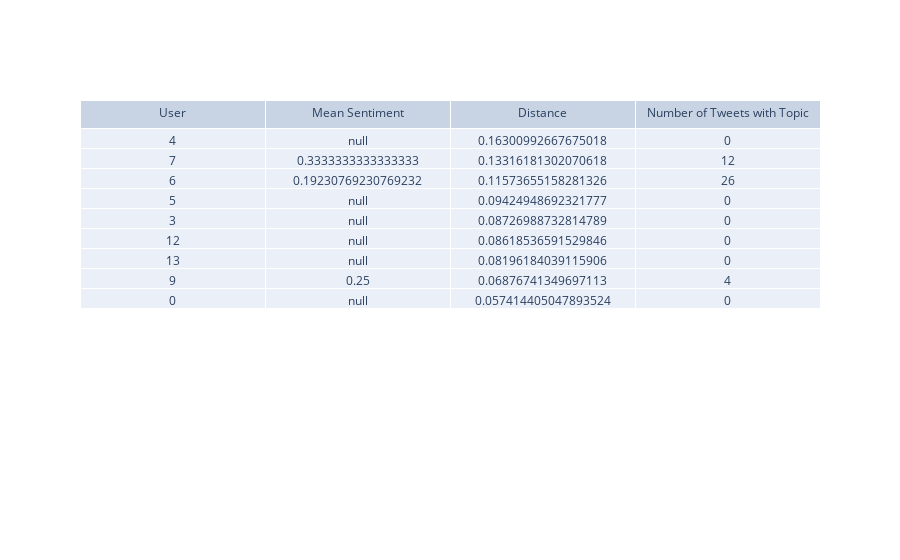

Notebook source saved alongside this figure:
### Code cell
#plot a chart showing user Id, mean sentiment of tweets with topic, distance from given user, and number of tweets with topic

combDF = pd.DataFrame(results, columns=['user', 'distance', 'mean'])

import plotly.graph_objects as go

fig = go.Figure(data=[go.Table(header=dict(values=['User', 'Mean Sentiment', 'Distance', 'Number of Tweets with Topic']),
                    cells=dict(values=[combDF['user'], combDF['mean'], combDF['distance'], [len(df[(df['id'] == userDF['id'][x]) & (df['topics'].apply(lambda x: topic in x))]) for x in combDF['user']]]))
                ])
fig.show()

### Figure 1 — Plotly figure (JSON) as saved in the notebook; plotly's stock layout.template omitted (floating-point values rounded to 4 significant figures)
{"data": [{"cells": {"values": [[4, 7, 6, 5, 3, 12, 13, 9, 0], [null, 0.3333, 0.1923, null, null, null, null, 0.25, null], [0.163, 0.1332, 0.1157, 0.09425, 0.08727, 0.08619, 0.08196, 0.06877, 0.05741], [0, 12, 26, 0, 0, 0, 0, 4, 0]]}, "header": {"values": ["User", "Mean Sentiment", "Distance", "Number of Tweets with Topic"]}, "type": "table"}], "layout": {}}
